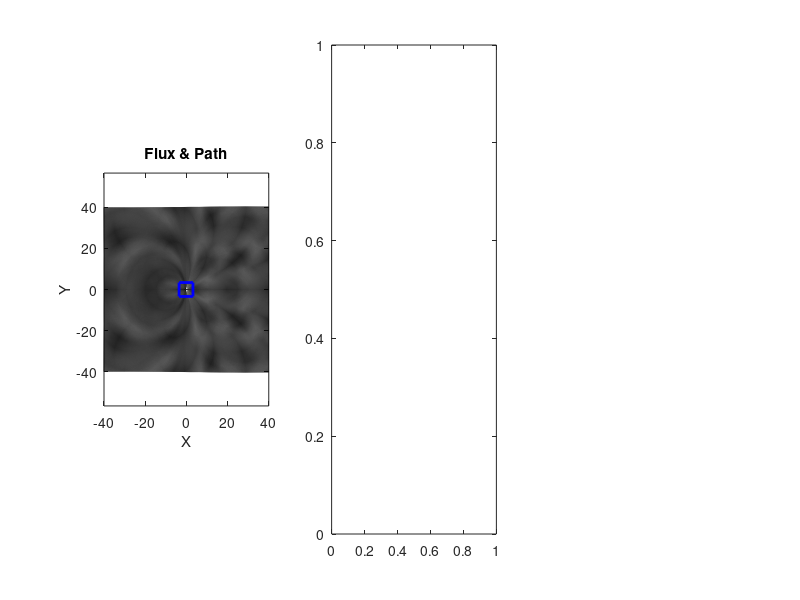

Reproduce this figure in MATLAB. (Note: this script raises an error after producing the figure.)
% handheld_guidance.m
% Simulate a handheld receiver guiding a person to a beacon using only
% the unsigned power readings from two orthogonal antennas:

%% === Constants & Grid Setup ===
mu0    = 4*pi*1e-7;           
m      = 1e-2;                
range  = 40;                  
res    = 0.5;                 

[x,y] = meshgrid(-range:res:range, -range:res:range);
r     = sqrt(x.^2 + y.^2); r(r==0)=eps;
theta     = atan2(y,x);
Br    = mu0*m./(4*pi*r.^3).*(2*cos(theta));
Bt    = mu0*m./(4*pi*r.^3).*sin(theta);
BxF   = Br.*cos(theta) - Bt.*sin(theta);
ByF   = Br.*sin(theta) + Bt.*cos(theta);

%% === Parameters & State Init ===
params.hist_size     = 10;
params.min_valid_mag = 0.05;
params.drop_steps    = 5;
params.reverse_cd    = 20;
params.fwd_thresh    = pi/8;
params.max_turn      = pi/6;
params.step_size     = 0.5;

% Rolling‐history buffer (seed below)
state.history.buf = zeros(params.hist_size,1);
state.history.idx = 1;
state.sum_history = 0;

% Reverse‐lock & drop counters
state.fwd_drops     = 0;
state.reverse_lock  = false;
state.cd_timer      = 0;
state.did_reverse   = false;

% Steering state
state.turn_dir      = +1;
state.last_ratio    = 1;

%% === Initial Position & Heading ===
pos     = (rand(1,2)*2-1)*(range-5);
while norm(pos) < 10
    pos = (rand(1,2)*2-1)*(range-5);
end
heading = rand(1,2); heading = heading/norm(heading);

% Seed history with first magnitude
Bx0 = interp2(x,y,BxF,pos(1),pos(2),'linear',0);
By0 = interp2(x,y,ByF,pos(1),pos(2),'linear',0);
mag0 = sqrt(Bx0^2 + By0^2);
state.history.buf(:) = mag0;
state.sum_history    = mag0 * params.hist_size;

%% === Logging & Figure ===
steps     = 300;
pos_log   = nan(steps,2);
Bpar_log  = nan(steps,1);
Bperp_log = nan(steps,1);
mag_log   = nan(steps,1);

figure('Position',[100 100 1400 500]);
subplot(1,3,1);
magF = sqrt(BxF.^2 + ByF.^2);
quiver(x,y,BxF./magF,ByF./magF,.5,'k'); hold on;
p_dot = plot(NaN,NaN,'ro','MarkerFaceColor','r');
h_head= quiver(NaN,NaN,0,0,2,'b','LineWidth',2);
plot(0,0,'bs','MarkerSize',10,'LineWidth',2);
axis equal; title('Flux & Path'); xlabel('X'); ylabel('Y');

subplot(1,3,2);
hP = plot(NaN,NaN,'-r','LineWidth',1.5); hold on;
hQ = plot(NaN,NaN,'-b','LineWidth',1.5);
hM = plot(NaN,NaN,'-k','LineWidth',2);
legend('B_{||}','B_{\perp}','|B|','Location','NW');
title('Signals'); xlabel('Step'); ylabel('Magnitude');

subplot(1,3,3);
h_sug = quiver(0,0,0,0,'LineWidth',2,'MaxHeadSize',2,'AutoScale','off');
axis([-1 1 -1 1]); axis off; title('Suggestion');

%% === Main Loop ===
for k = 1:steps
    % 1) Sample two‐antenna powers
    Bx   = interp2(x,y,BxF,pos(1),pos(2),'linear',0);
    By   = interp2(x,y,ByF,pos(1),pos(2),'linear',0);
    Bpar = abs(dot([Bx,By],heading));
    perp = [-heading(2), heading(1)];
    Bperp= abs(dot([Bx,By],perp));
    mag  = sqrt(Bpar^2 + Bperp^2);

    % 2) Update history & compute previous average
    avg_prev = state.sum_history / params.hist_size;
    old = state.history.buf(state.history.idx);
    state.history.buf(state.history.idx) = mag;
    state.sum_history = state.sum_history - old + mag;
    state.history.idx = state.history.idx + 1;
    if state.history.idx > params.hist_size
        state.history.idx = 1;
    end

    % 3) Reverse‐lock logic
    if ~state.reverse_lock
        if mag < avg_prev
            state.fwd_drops = state.fwd_drops + 1;
        else
            state.fwd_drops = 0;
        end
        if state.fwd_drops >= params.drop_steps
            state.reverse_lock = true;
            state.cd_timer     = params.reverse_cd;
            state.did_reverse  = true;
            state.fwd_drops    = 0;
        end
    else
        if state.cd_timer > 0
            state.cd_timer = state.cd_timer - 1;
        else
            state.reverse_lock = false;
        end
    end

    % 4) Steering decision
    if state.reverse_lock
        if state.did_reverse
            turn = pi;               % do U‐turn once
            state.did_reverse = false;
        else
            turn = 0;                % hold reversed heading
        end
        sug_vec = [0, -1];
    else
        ang = atan2(Bperp, Bpar);
        if abs(ang) <= params.fwd_thresh
            turn    = 0;
            sug_vec = [0, 1];
        else
            ratio = Bpar / max(eps, Bperp);
            if ratio < state.last_ratio
                state.turn_dir = -state.turn_dir;
            end
            state.last_ratio = ratio;
            if state.turn_dir > 0
                turn    =  params.max_turn;
                sug_vec = [-1, 0];
            else
                turn    = -params.max_turn;
                sug_vec = [ 1, 0];
            end
        end
    end

    % 5) Apply turn & move
    heading = rotate_vector(heading, turn);
    heading = heading / norm(heading);
    pos     = pos + params.step_size * heading;
    pos     = max(min(pos, range), -range);

    % 6) Log & plot
    pos_log(k,:) = pos;
    Bpar_log(k)  = Bpar;
    Bperp_log(k) = Bperp;
    mag_log(k)   = mag;
    subplot(1,3,1);
      set(p_dot,'XData',pos(1),'YData',pos(2));
      set(h_head,'XData',pos(1),'YData',pos(2),...
                 'UData',heading(1),'VData',heading(2));
      plot(pos_log(1:k,1),pos_log(1:k,2),'r-');
    subplot(1,3,2);
      set(hP,'XData',1:k,'YData',Bpar_log(1:k));
      set(hQ,'XData',1:k,'YData',Bperp_log(1:k));
      set(hM,'XData',1:k,'YData',mag_log(1:k));
    subplot(1,3,3);
      set(h_sug,'UData',sug_vec(1),'VData',sug_vec(2));

    drawnow; pause(0.03);

    % 7) Stop when close
    if norm(pos) < 1
        disp("Beacon reached!"); break;
    end
end

%% === rotate helper ===
function v2 = rotate_vector(v, theta)
    R  = [cos(theta), -sin(theta); sin(theta), cos(theta)];
    v2 = (R * v')';
end
